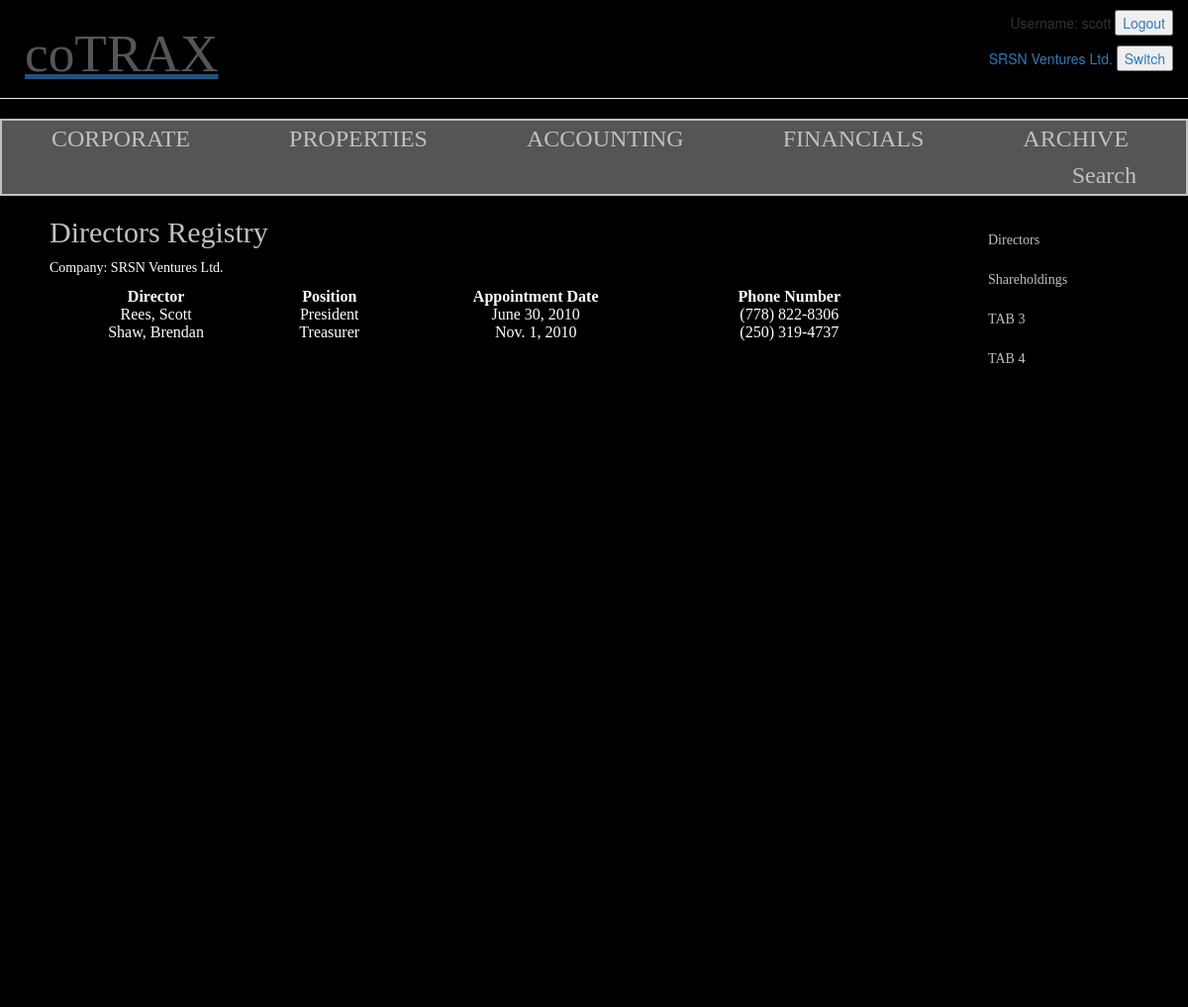
The page /1/directors/ (signed in) on the database its author committed.
### reco/models.py (models this page shows, shortened)
class Account_Holder(models.Model):
    name = models.CharField(max_length=100)
    entry_by = models.ForeignKey('auth.User',default='')
    address = models.CharField(max_length=200)
    city = models.CharField(max_length=50)
    province = models.ForeignKey('Province')
    postalcode = models.CharField(max_length=50)

class Director(models.Model):
    company = models.ForeignKey('Account_Holder')
    lname = models.CharField(max_length=50)
    fname = models.CharField(max_length=50)
    phone = models.CharField(max_length=25)
    position = models.CharField(max_length=50)
    start_date = models.DateField()
    end_date = models.DateField(null=True, blank=True)

### reco/views.py (the view)
# urls.py: url(r'^(?P<pk>[0-9]+)/directors/$', views.company_directors, name='company_directors'),
@login_required
def company_directors(request, pk):
    company = get_object_or_404(Account_Holder, pk=pk)
    directors = Director.objects.filter(company__pk=pk)
    return render(request, 'reco/company_directors.html', {'company':company, 'directors':directors})

### reco/templates/reco/company_directors.html
{% extends 'reco/base.html' %}
{% block content %}
    <div class="side-menu">
        <ul>
            <li><a href="{% url 'reco:company_directors' pk=company.id %}">Directors</li>
            <li><a href="{% url 'reco:company_sharelog' pk=company.id %}">Shareholdings</li>
            <li><a href="http://google.com" </a>TAB 3</li>
            <li><a href="http://google.com" </a>TAB 4</li>
        </ul>
    </div>
        <h2>Directors Registry</h2>
        <p>Company: {{ company.name }}</p>
        <table style="width:75%">
            <tr>
                <th>Director</th>
                <th>Position</th>
                <th>Appointment Date</th>
                <th>Phone Number</th>
            </tr>
            {% for director in directors %}
                <tr>
                    <td>{{ director.lname }}, {{ director.fname }}</td>
                    <td>{{ director.position }}</td>
                    <td>{{ director.start_date }}</td>
                    <td>{{ director.phone }}</td>
                </tr>
            {% endfor %}
        </table>
    {% endblock %}

### reco/templates/reco/base.html (shortened to what this page needs)
{% load staticfiles %}
<html>
    <head>
        <link rel="stylesheet" href="//maxcdn.bootstrapcdn.com/bootstrap/3.2.0/css/bootstrap.min.css">
        <link rel="stylesheet" href="//maxcdn.bootstrapcdn.com/bootstrap/3.2.0/css/bootstrap-theme.min.css">
        <link rel="stylesheet" href="{% static 'css/reco.css' %}">
    </head>
    <body>
            <div class="userbar">
                <ul>
                {% if user.is_authenticated %}
                    <li>Username: {{ user.username }} <button type="button"><a href="{% url 'logout' %}">Logout</button></li>
                    <li>{{ company.name }} <button type="button"><a href="{% url 'reco:company_select' %}">Switch</button></li>
                {% else %}
                    <li>Registered User? <button type="button"><a href="{% url 'login' %}">Login</button></li>
                    <li>New User? Register</li>
                {% endif %}
                </ul>
            </div>
        <div class="page-header">
            <h1>coTRAX</h1>
        </div>
        <div class="top-menu">
            <ul>
                <li><a href="{% url 'reco:company_home' pk=company.id %}">CORPORATE</li>
                <li><a href="{% url 'reco:buildings_list' pk=company.id %}">PROPERTIES</li>
                <li><a href="{% url 'reco:accounting_overview' pk=company.id %}">ACCOUNTING</li>
                <li><a href="{% url 'reco:financials_view' pk=company.id %}">FINANCIALS</li>
                <li><a href="{% url 'reco:archive_view' pk=company.id %}">ARCHIVE</li>
                <li style="float:right"><a href="http://google.com" </a>Search</li>
            </ul>
        </div>
	<div class="content">
            {% block content %}
            {% endblock %}
	</div>
   </body>
</html>

### reco/static/css/reco.css (style rules this page uses)
.page-header { background-color: #36454fk; margin-top: 0; padding: 5px 5px 5px 5px; }
.page-header h1, .page-header h1 a, .page-header h1 a:visited, .page-header h1 a:active { color: #555; font-size: 40pt; font-family: Verdana; margin-left: 20px; text-decoration: none; }
.userbar ul { list-style-type: none; margin: 0; padding: 0; float: right; background-color: black; width: 25%; }
.userbar li { text-align:right; padding-top: 10px; padding-bottom: 0px; padding-right:15px; }
body { background: black; }
.top-menu ul { list-style-type: none; margin: 0; padding: 0; overflow: hidden; background-color: #555; border: 2px solid silver; }
.top-menu li { float: left; }
.top-menu li a { display: block; font-family: Verdana; font: 18pt bold; color: silver; text-align: center; padding: 0px 50px; margin-top: 5px; margin-bottom: 5px; text-decoration: none; }
.side-menu ul { list-style-type: none; margin: 0; padding: 0; float: right; background-color: black; width: 18%; height: 100%; overflow: auto; }
.side-menu li { text-align: left; }
.side-menu li a { display: block; padding: 5px; color: silver; font-family: Verdana; font: 16pt; text-decoration: none; }
.content { margin-left: 50px; font-family: Verdana; color: white; }
.content p, .content p a { color: white; text-decoration: none; }
.content h2, .content h2 a { color: silver; font-family: Verdana; font: 16pt; text-decoration: none; }
th, td, td a { color: white; text-align: center; }

### rows shown on the page
Account_Holder: name "SRSN Ventures Ltd."
Director: lname "Rees", fname "Scott", position "President", start_date "June 30, 2010", phone "(778) 822-8306"
Director: lname "Shaw", fname "Brendan", position "Treasurer", start_date "Nov. 1, 2010", phone "(250) 319-4737"

### other values the page prints
{{ user.username }} "scott"
